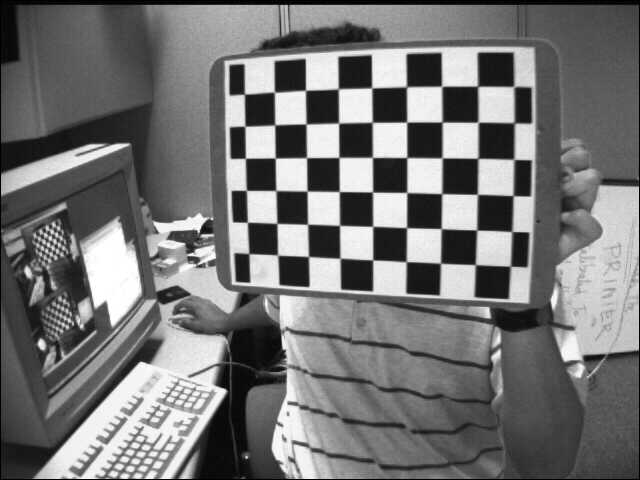
#> input picture images/left01.jpg, 640 x 480 px
$ python lens_distortion.py
#> lines starting #> are read from the running program, lines starting #| are printed output that depends on the picture
import numpy as np
import cv2
import glob

with np.load('stereoParams.npz') as cam_params:
#> (reads #08 - StereoVision/stereoParams.npz from the repository)
    mtx1=cam_params['intrinsics1']
    dist1=cam_params['distortion1']
    mtx2=cam_params['intrinsics2']
    dist2=cam_params['distortion2']
    R=cam_params['R']
    T=cam_params['T']
    E=cam_params['E']
    F=cam_params['F']

print(f"{mtx1=:}")
print(f"{dist1=:}")
print(f"{mtx2=:}")
print(f"{dist2=:}")
print(f"{R=:}")
print(f"{T=:}")
print(f"{E=:}")
print(f"{F=:}")


imgl1 = cv2.imread("../images/left01.jpg")
#> imgl1 is the input picture: shape (480, 640, 3); min 0, max 255, mean 116.6

imgr1 = cv2.imread("../images/right01.jpg")
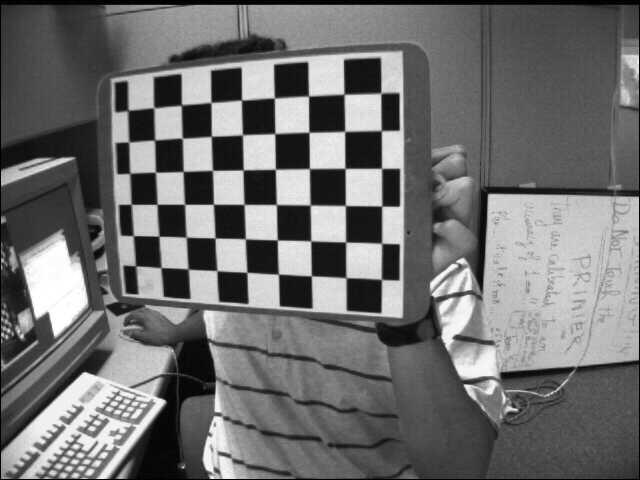
#> input picture images/right01.jpg, 640 x 480 px
#> imgr1 is the input picture: shape (480, 640, 3); min 0, max 255, mean 111.4

un_imgl1 = cv2.undistort(imgl1, mtx1,dist1)
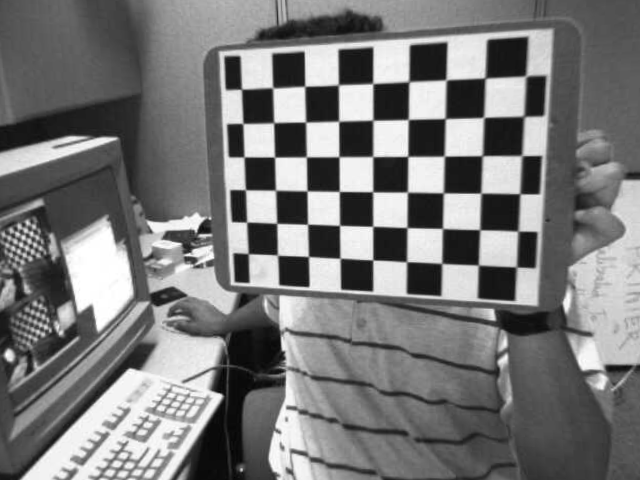
#> un_imgl1: shape (480, 640, 3); min 2, max 255, mean 120.7
cv2.imshow("Imgl1 OG", imgl1)
cv2.imshow("Imgl1 und", un_imgl1)

un_imgr1 = cv2.undistort(imgr1, mtx2,dist2)
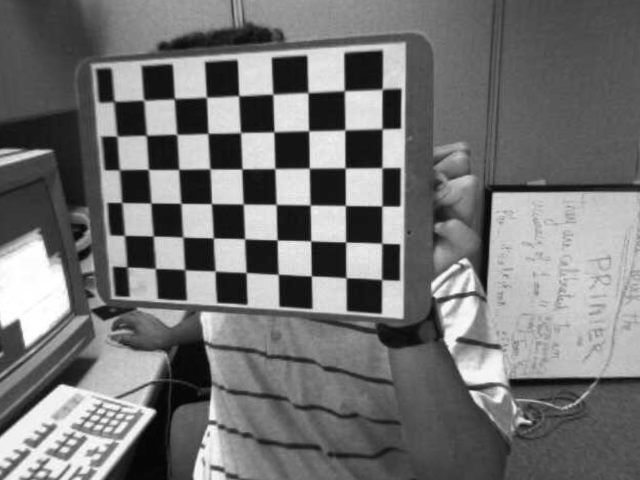
#> un_imgr1: shape (480, 640, 3); min 1, max 255, mean 115.7
cv2.imshow("Imgr1 OG", imgr1)
cv2.imshow("Imgr1 Und", un_imgr1)

cv2.waitKey()
cv2.destroyAllWindows()
